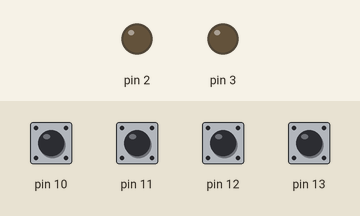
Bench run of a sketch on a simulated Arduino Uno, built with avr-gcc and run on an emulated ATmega328P. Shown: output pins drawn as LEDs (lit = HIGH). Inputs (shaded band) come from the test bench; at power-on: pin 10–13 HIGH.

Above: at 1.2 s.
1.3 s: pin 11 pulled LOW for 0.15 s
At 1.37 s:
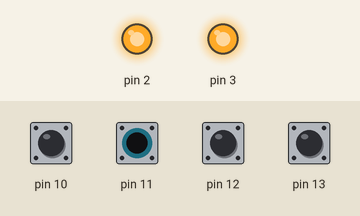
2.9 s: pin 12 pulled LOW for 0.15 s
At 2.97 s:
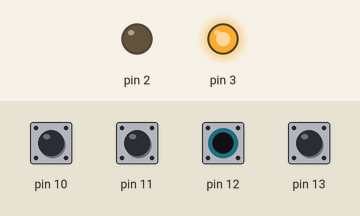
4.5 s: pin 13 pulled LOW for 0.15 s
At 4.57 s:
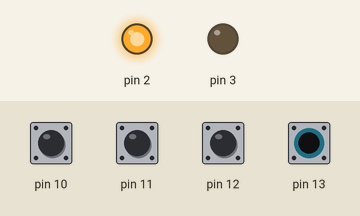
Timing chart, 0 to 7.5 s (numbered marks = the images above; inputs shaded):
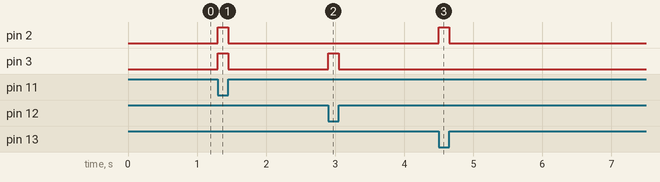

The sketch:

LED_With_Switch.ino
```cpp
int button1;
int button2;
int button3;
int button4;

void setup() {

   pinMode(13, INPUT_PULLUP);
   pinMode(12, INPUT_PULLUP);
   pinMode(11, INPUT_PULLUP);
   pinMode(10, INPUT_PULLUP);
   pinMode(2, OUTPUT);
   pinMode(3, OUTPUT);

}

void loop() {

  button1 = digitalRead(13);
  button2 = digitalRead(12);
  button3 = digitalRead(11);
  button4 = digitalRead(10);

  int arr[4] = {button1, button2, button3, button4};

  if (arr[0]==0 && arr[1]==1 && arr[2]==1 && arr[3]==1) {
     digitalWrite(2, HIGH);
     digitalWrite(3, LOW);
  }
  else if (arr[0]==1 && arr[1]==0 && arr[2]==1 && arr[3]==1) {
     digitalWrite(2, LOW);
     digitalWrite(3, HIGH);
  }
  else if (arr[0]==1 && arr[1]==1 && arr[2]==0 && arr[3]==1) {
     digitalWrite(2, HIGH);
     digitalWrite(3, HIGH);
  }
  else {
     digitalWrite(2, LOW);
     digitalWrite(3, LOW);
  }

}
```

Measured:
- after the input at 1.3 s, pin 2, pin 3: LOW → HIGH at once, → LOW 0.15 s later
- after the input at 2.9 s, pin 3: LOW → HIGH at once, → LOW 0.15 s later
- after the input at 4.5 s, pin 2: LOW → HIGH at once, → LOW 0.15 s later
